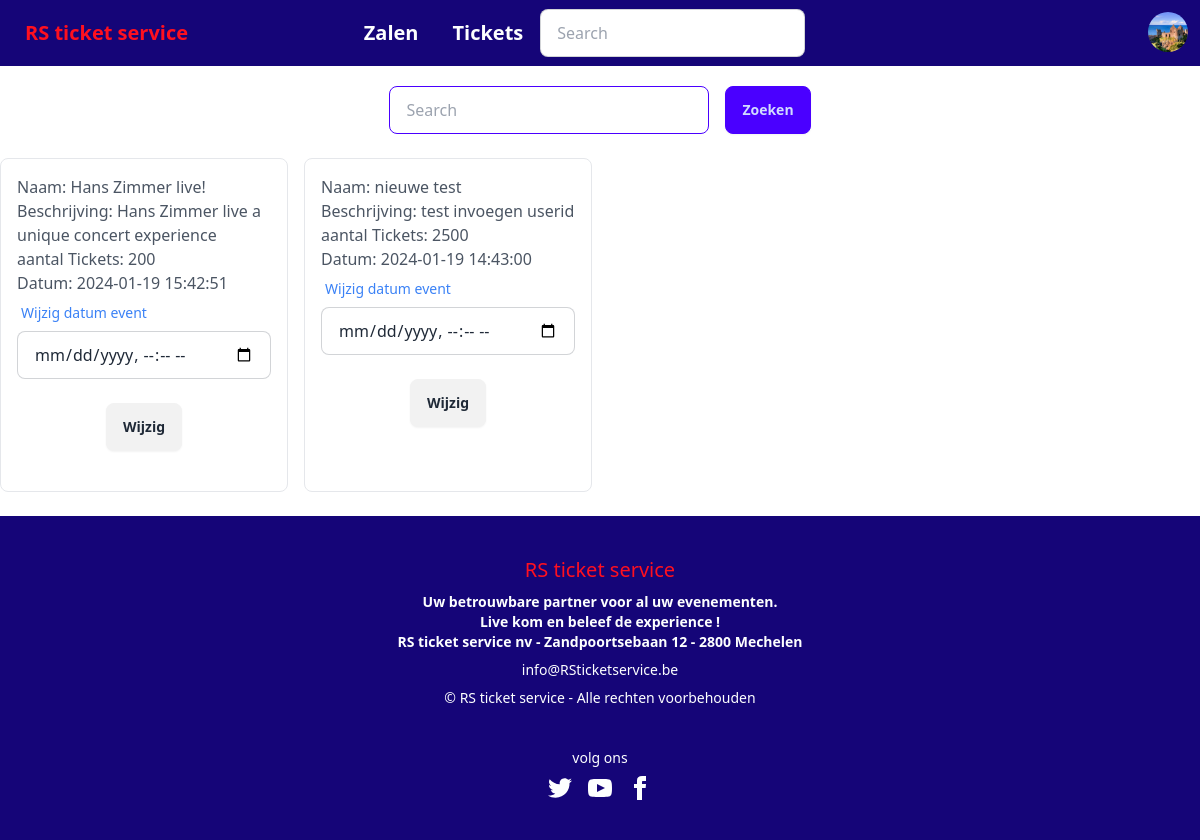
Page /profile/tijd-aanpassen.php (signed in) on the earlier database version.
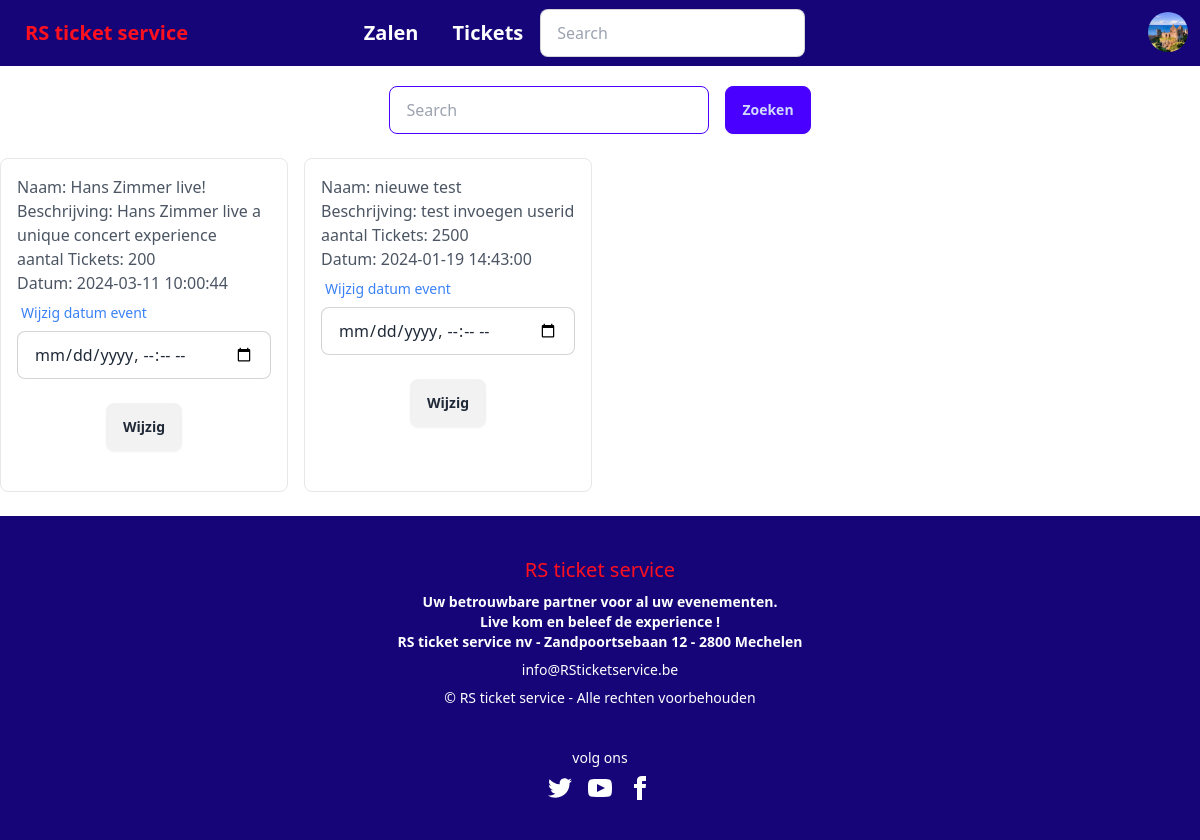
Same page on the later database version.
### tables this page shows
CREATE TABLE `evenementen` (
  `evenementID` int(11) NOT NULL,
  `naam` mediumtext NOT NULL,
  `datum` datetime NOT NULL DEFAULT current_timestamp() ON UPDATE current_timestamp(),
  `aantalTickets` int(11) NOT NULL,
  `beschrijving` text NOT NULL,
  `afbeelding` mediumtext NOT NULL,
  `zaalID` int(11) NOT NULL,
  `userID` int(11) NOT NULL,
  `weergeven` int(11) NOT NULL
);

### profile/tijd-aanpassen.php (the view, shortened to what this page needs)
<?php
include $_SERVER['DOCUMENT_ROOT'] . "/components/navbar.php";
?>
<!DOCTYPE html>
<html>
<head>
</head>
<body>
        <form action="/profile/tijd-aanpassen.php" class="flex flex-row justify-center gap-4">
  <div class="form-control w-full max-w-xs">
    <input type="text" name="search" placeholder="Search" class="input input-primary input-bordered">
  </div>
  <button class="btn btn-primary">Zoeken</button>
</form>
<br>
<?php
$mysqli = new mysqli('localhost', 'root', '', 'dbticketverkoop');
  $query = "SELECT * FROM evenementen WHERE userID = ?";
  $userID = $_SESSION["gebruikersid"];
   $stmt = $mysqli->prepare($query);
   $stmt->bind_param('i', $userID);
   $stmt->execute();
   $result = $stmt->get_result();
    echo "<div class='grid grid-cols-4 gap-4'>";
    if ($result->num_rows > 0) {
        while ($row = $result->fetch_assoc()) {
            echo "<div class='p-4 border rounded-lg'>";
            echo "<h2 class='text-gray-600'>Naam: " . $row['naam'] . "</h2>";
            echo "<p class='text-gray-600'>Beschrijving: " . $row['beschrijving'] . "</p>";
            echo "<p class='text-gray-600'>aantal Tickets: " . $row['aantalTickets'] . "</p>";
            echo "<p class='text-gray-600'>Datum: " . $row['datum'] . "</p>";
        echo "<form action='/profile/update-timer.php' method='post'>";
        ?>
        <div class="form-control w-full">
            <label class="label">
                <span class="label-text text-blue-500">Wijzig datum event</span>
            </label>
            <input type="datetime-local" name="datum" class="input input-bordered w-full" required />
        </div>
        <br>
        <div class='form-control w-full text-center'>
            <button class='btn btn-dark mx-auto' type='submit'>Wijzig</button>
        </div>
        <br>
        <?php
        echo "</form>";
            echo "</div>";
        }
    } else {
        echo "No results to display!";
  ?>
  <br>
  <?php
    }
    echo "</div>";
    ?>
</body>
</html>
<?php
include $_SERVER['DOCUMENT_ROOT'] . "/components/footer.php";
?>

Differences in the rows shown:
changed evenementen "Hans Zimmer live!": datum "2024-01-19 15:42:51" → "2024-03-11 10:00:44"
